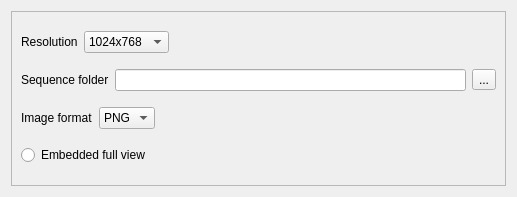
<?xml version="1.0" encoding="UTF-8"?>
<ui version="4.0">
 <class>SimFilmDialog</class>
 <widget class="QewSimpleDialog" name="SimFilmDialog">
  <property name="geometry">
   <rect>
    <x>0</x>
    <y>0</y>
    <width>517</width>
    <height>197</height>
   </rect>
  </property>
  <property name="windowTitle">
   <string>SimFilmDialog</string>
  </property>
  <property name="toolTip">
   <string>The current time</string>
  </property>
  <property name="whatsThis">
   <string>This dialog can embebed other dialogs in a frame.
It can be inherited for subclassing.</string>
  </property>
  <property name="containerName">
   <cstring>QewContainerFrame</cstring>
  </property>
  <layout class="QVBoxLayout" name="verticalLayout_2">
   <item>
    <widget class="QFrame" name="QewContainerFrame">
     <property name="frameShape">
      <enum>QFrame::StyledPanel</enum>
     </property>
     <property name="frameShadow">
      <enum>QFrame::Raised</enum>
     </property>
     <layout class="QVBoxLayout" name="verticalLayout">
      <item>
       <layout class="QHBoxLayout" name="horizontalLayout">
        <item>
         <widget class="QLabel" name="label_2">
          <property name="text">
           <string>Resolution</string>
          </property>
         </widget>
        </item>
        <item>
         <widget class="QComboBox" name="resolutionComboBox">
          <property name="editable">
           <bool>false</bool>
          </property>
          <property name="currentIndex">
           <number>2</number>
          </property>
          <item>
           <property name="text">
            <string>Native</string>
           </property>
          </item>
          <item>
           <property name="text">
            <string>800x600</string>
           </property>
          </item>
          <item>
           <property name="text">
            <string>1024x768</string>
           </property>
          </item>
         </widget>
        </item>
        <item>
         <spacer name="horizontalSpacer">
          <property name="orientation">
           <enum>Qt::Horizontal</enum>
          </property>
          <property name="sizeHint" stdset="0">
           <size>
            <width>40</width>
            <height>20</height>
           </size>
          </property>
         </spacer>
        </item>
       </layout>
      </item>
      <item>
       <layout class="QHBoxLayout" name="horizontalLayout_2">
        <item>
         <widget class="QLabel" name="label">
          <property name="text">
           <string>Sequence folder</string>
          </property>
         </widget>
        </item>
        <item>
         <widget class="QLineEdit" name="folderLineEdit">
          <property name="minimumSize">
           <size>
            <width>300</width>
            <height>0</height>
           </size>
          </property>
         </widget>
        </item>
        <item>
         <widget class="QToolButton" name="folderToolButton">
          <property name="text">
           <string>...</string>
          </property>
         </widget>
        </item>
       </layout>
      </item>
      <item>
       <layout class="QHBoxLayout" name="horizontalLayout_3">
        <item>
         <widget class="QLabel" name="label_4">
          <property name="text">
           <string>Image format</string>
          </property>
         </widget>
        </item>
        <item>
         <widget class="QComboBox" name="formatComboBox">
          <item>
           <property name="text">
            <string>PNG</string>
           </property>
          </item>
          <item>
           <property name="text">
            <string>JPG</string>
           </property>
          </item>
          <item>
           <property name="text">
            <string>TIFF</string>
           </property>
          </item>
          <item>
           <property name="text">
            <string>BMP</string>
           </property>
          </item>
         </widget>
        </item>
        <item>
         <spacer name="horizontalSpacer_2">
          <property name="orientation">
           <enum>Qt::Horizontal</enum>
          </property>
          <property name="sizeHint" stdset="0">
           <size>
            <width>40</width>
            <height>20</height>
           </size>
          </property>
         </spacer>
        </item>
       </layout>
      </item>
      <item>
       <layout class="QHBoxLayout" name="horizontalLayout_4">
        <item>
         <widget class="QRadioButton" name="embeddedRadioButton">
          <property name="text">
           <string>Embedded full view</string>
          </property>
         </widget>
        </item>
        <item>
         <spacer name="horizontalSpacer_3">
          <property name="orientation">
           <enum>Qt::Horizontal</enum>
          </property>
          <property name="sizeHint" stdset="0">
           <size>
            <width>40</width>
            <height>20</height>
           </size>
          </property>
         </spacer>
        </item>
       </layout>
      </item>
     </layout>
    </widget>
   </item>
  </layout>
 </widget>
 <customwidgets>
  <customwidget>
   <class>QewExtensibleDialog</class>
   <extends>QDialog</extends>
   <header>/usr/include/qew5/qewextensibledialog.h</header>
   <container>1</container>
  </customwidget>
  <customwidget>
   <class>QewSimpleDialog</class>
   <extends>QewExtensibleDialog</extends>
   <header>/usr/include/qew5/qewsimpledialog.h</header>
   <container>1</container>
  </customwidget>
 </customwidgets>
 <resources/>
 <connections/>
</ui>
